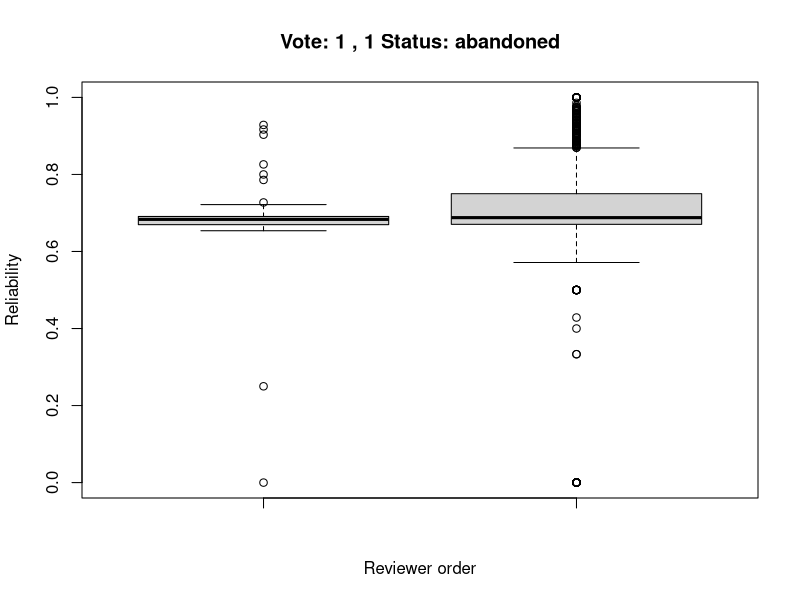
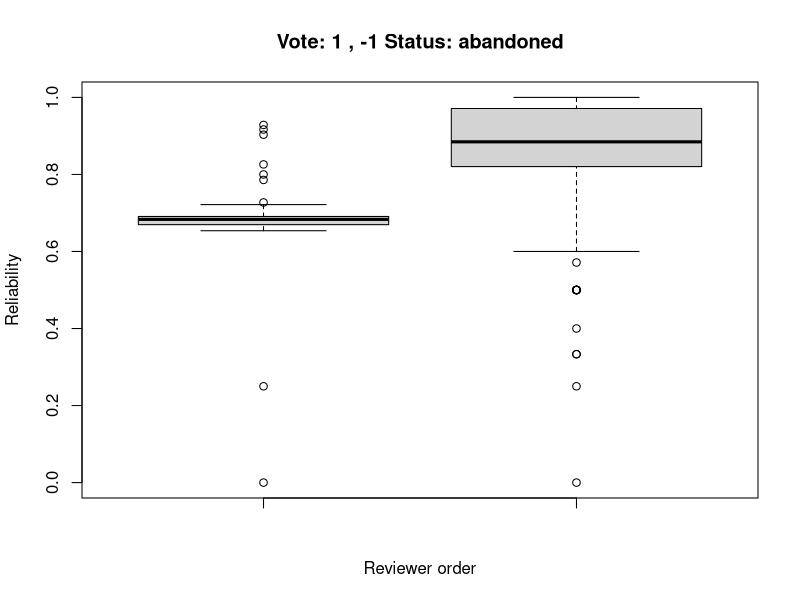
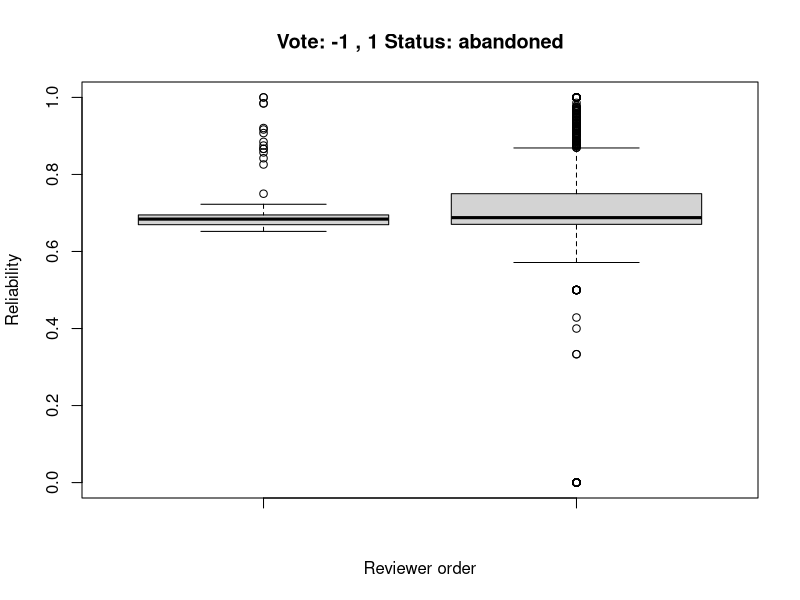
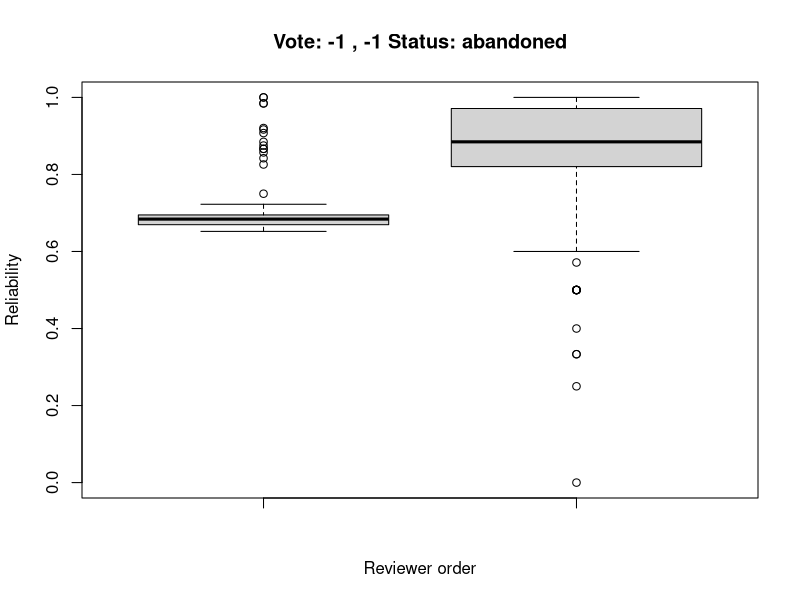
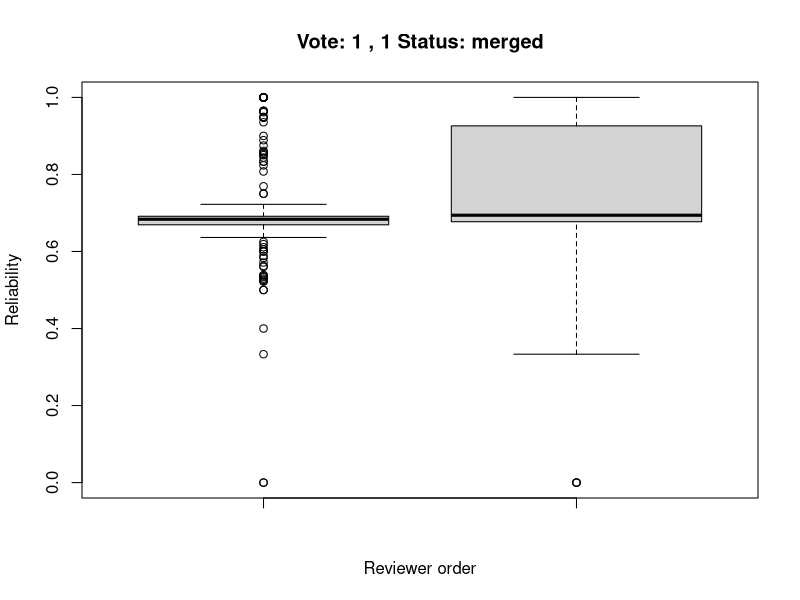
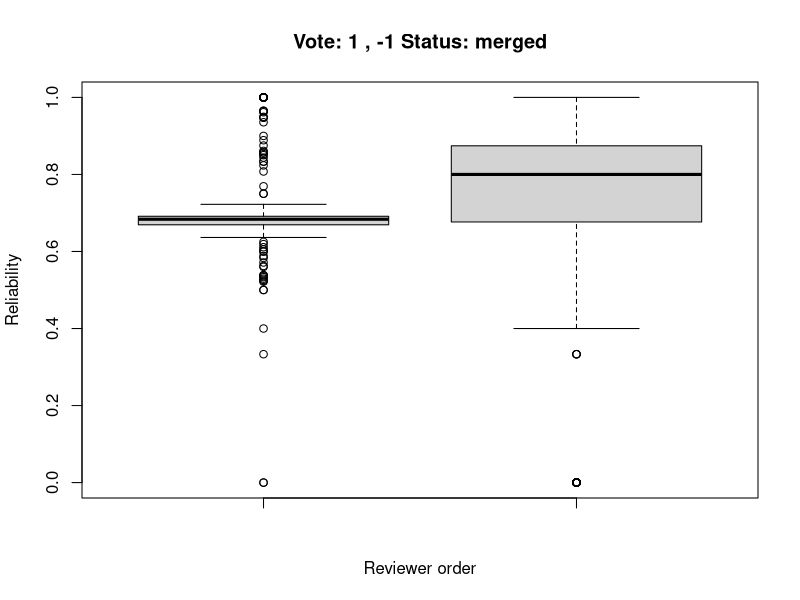
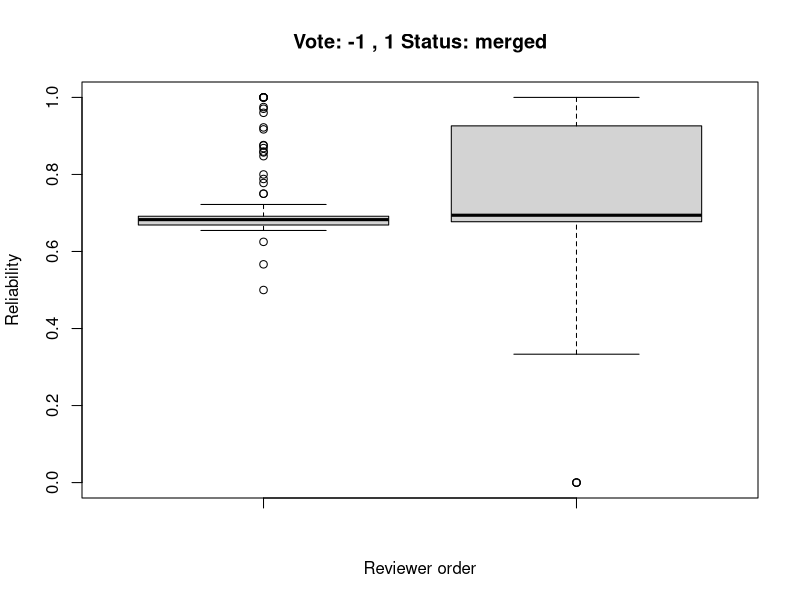
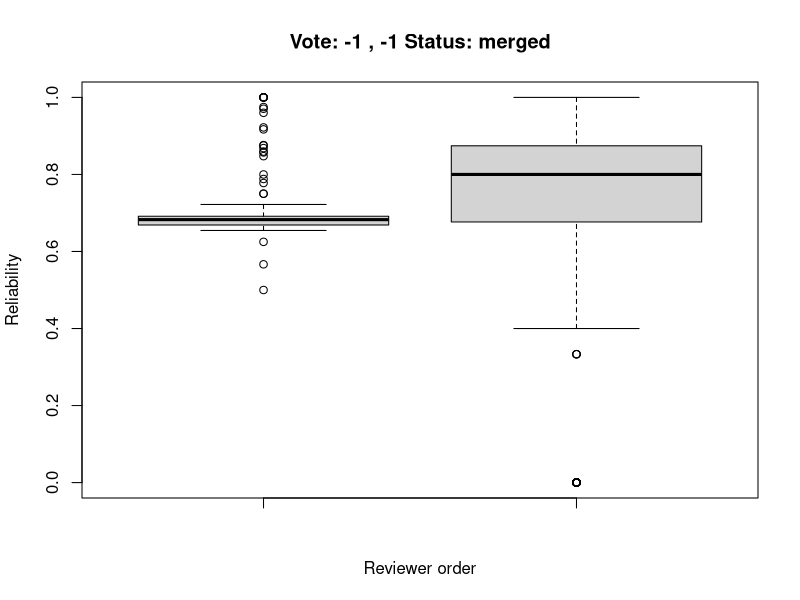

Source code (R) for these figures, in order:
########################
## SANER2015 RQ2
## @author:Yuki Ueda
## @createdOn:2015/10/20
########################
#pdf("RQ2_2.pdf")


### Set data
num <- data.frame() # Init

# Input numOfPatchsets_2_Start10000-End70705_RQ2.csv for csv
num <- read.csv("R_sample/numOfPatchsets_2_Start10000-End70705_RQ2.csv"
                 ,sep=",", header=TRUE)

### number of patchset's voting(+1, -1) is 1
# index_l_m: vote is "like" and status is "merge"
# index_d_a: vote is "dislike" and status is abandoned
index_l_m <- list(data.frame(), data.frame())
index_d_m <- list(data.frame(), data.frame())
index_l_a <- list(data.frame(), data.frame())
index_d_a <- list(data.frame(), data.frame())

for(i in 1:nrow(num)){
  CIndex = num$CommentIndex[i]      # CommentIndex
  if(num$Status[i] == "merged"){  # status is merge
    if(num$VotingScore[i] == 1){      # vote is like
      index_l_m[[CIndex]] <- rbind(index_l_m[[CIndex]], num[i,,])
    }else{                          # vote is dislike
      index_d_m[[CIndex]] <- rbind(index_d_m[[CIndex]], num[i,,])
    }
  }else{                            # status is abandoned
    if(num$VotingScore[i] == 1){
      index_l_a[[CIndex]] <- rbind(index_l_a[[CIndex]], num[i,,])
    }else{
      index_d_a[[CIndex]] <- rbind(index_d_a[[CIndex]], num[i,,])
    }
  }
}

# Summarize the index
index_merge <- list(index_l_m, index_d_m)
index_abondone <- list(index_l_a, index_d_a)
index <- list(index_abondone, index_merge)

# Output to PDF file
for(i in index){
  for(j in i){ # first Comment
    value1 = j[[1]]$CurrentPar
    for(k in i){ # second Comment
      value2 = k[[2]]$CurrentPar
      name = paste("Vote:", j[[1]]$VotingScore[1], ",", k[[2]]$VotingScore[1], "Status:", j[[1]]$Status[1])
      jpeg(paste("picture/",name,".jpg"))
      boxplot(value1, value2, xlab="Reviewer order", ylab="Reliability", main=paste(name))
      summary(value1)
      summary(value2)
    }
  }
}
